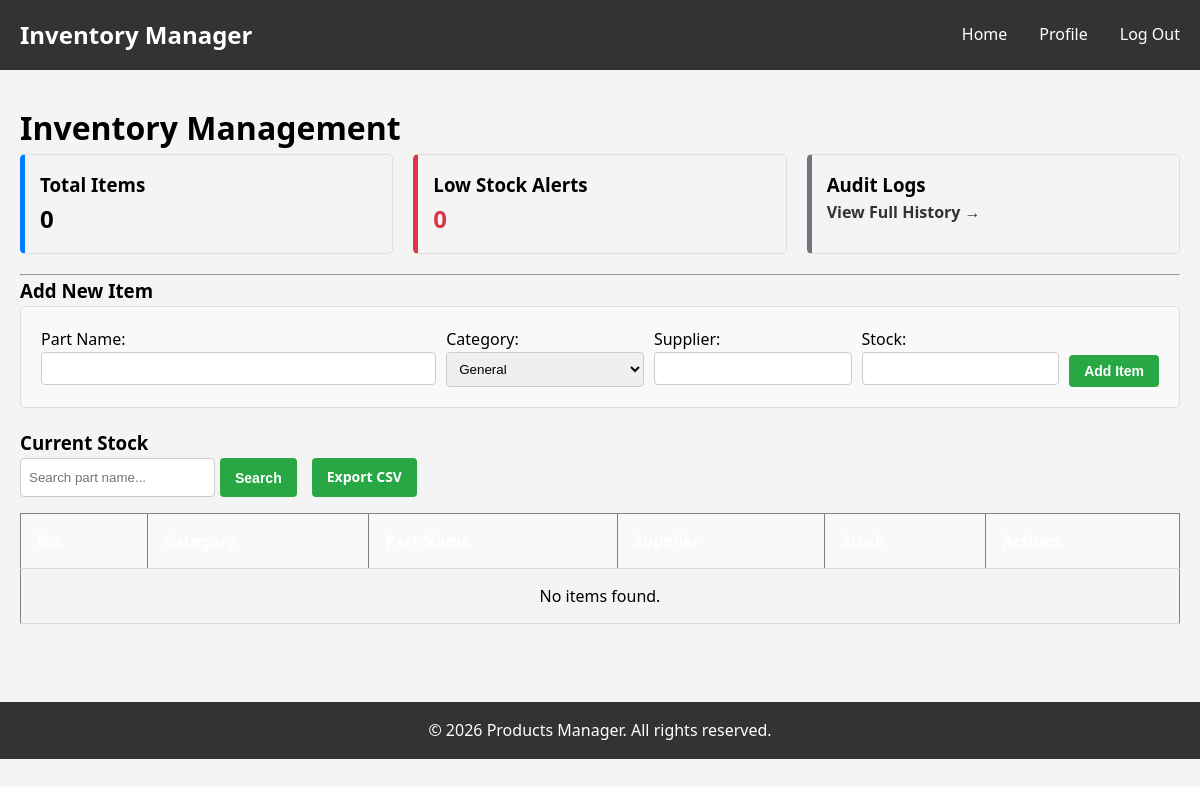
The page /pages/manage_inventory.php (signed in) on the database as committed earlier.
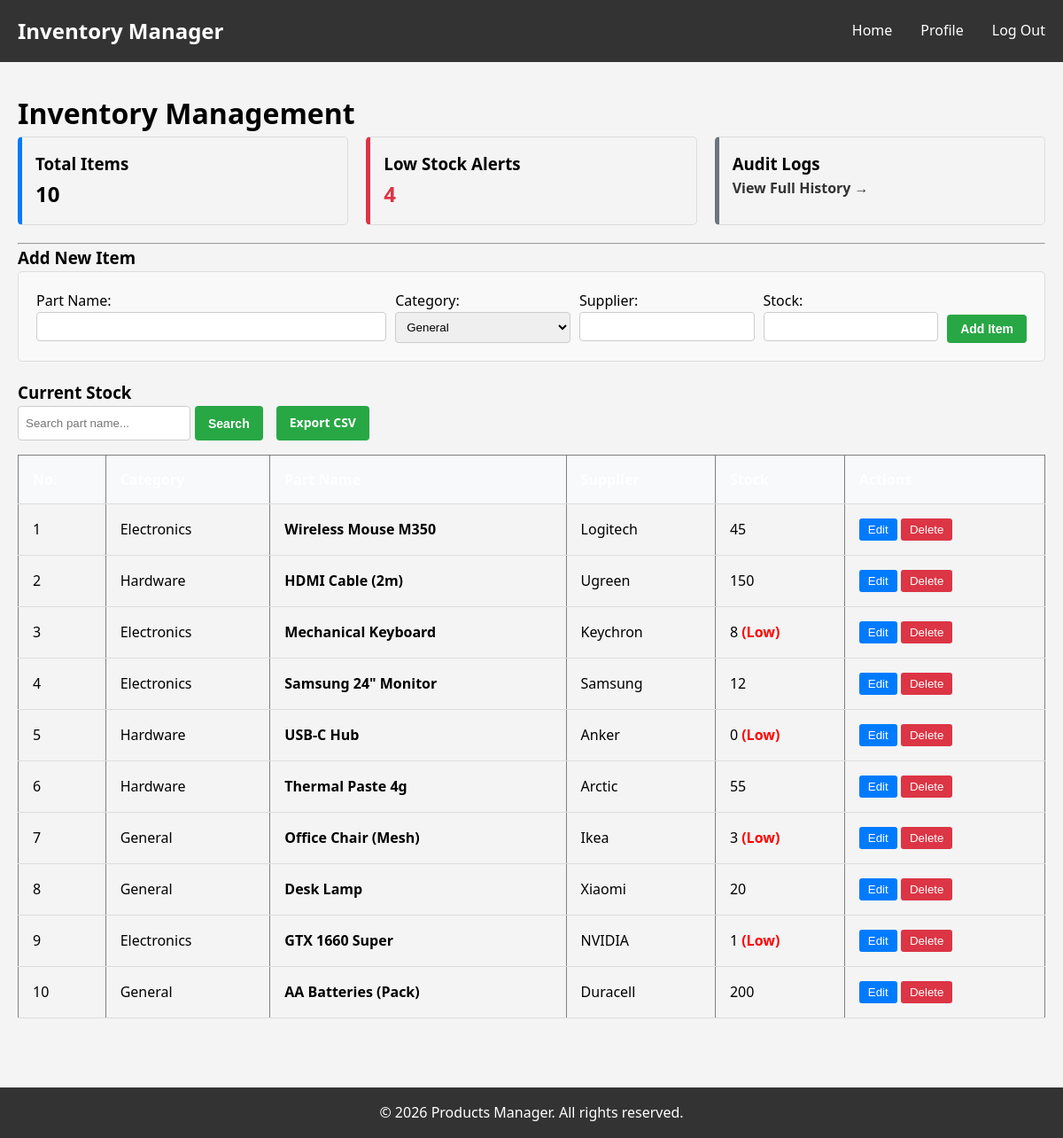
The same page on the database as committed later.
### tables this page shows
CREATE TABLE `inventory` (
    `id` INT AUTO_INCREMENT PRIMARY KEY,
    `part_name` VARCHAR(100) NOT NULL,
    `category` VARCHAR(50) DEFAULT 'General',
    `supplier` VARCHAR(100) DEFAULT 'Unknown',
    `stock_level` INT NOT NULL DEFAULT 0,
    `status` ENUM('active', 'obsolete') DEFAULT 'active',
    `is_deleted` TINYINT(1) DEFAULT 0, 
    `updated_at` TIMESTAMP DEFAULT CURRENT_TIMESTAMP ON UPDATE CURRENT_TIMESTAMP
);

### utils/inventory_logic.php (called while the page is built, shortened)
<?php
function getInventory($conn, $search = '') {
    $items = [];
    try {
        if (!empty($search)) {
            $stmt = $conn->prepare("SELECT * FROM inventory WHERE (part_name LIKE ? OR category LIKE ? OR id = ?) AND is_deleted = 0 ORDER BY id ASC");
            $searchTerm = "%$search%";
            $stmt->bind_param("sss", $searchTerm, $searchTerm, $search);
            $stmt->execute();
            $result = $stmt->get_result();
        } else {
            $result = $conn->query("SELECT * FROM inventory WHERE is_deleted = 0 ORDER BY id ASC");
        }
        while ($row = $result->fetch_assoc()) {
            $items[] = $row;
        }
        return $items;
    } catch (Exception $e) { return []; }
}
?>

### pages/manage_inventory.php (the view, shortened to what this page needs)
<?php
require_once '../config/config.php';
require_once '../utils/inventory_logic.php';
$searchTerm = $_GET['search'] ?? '';
$inventoryItems = getInventory($conn, $searchTerm);
$totalItems = count($inventoryItems);
$lowStockCount = 0;
foreach ($inventoryItems as $item) {
    if ($item['stock_level'] < 10) {
        $lowStockCount++;
    }
}
require_once '../includes/header.php';
?>
<link rel="stylesheet" href="../css/style.css">
<div class="container">
    <h1>Inventory Management</h1>
    <div style="display: flex; gap: 20px; margin-bottom: 20px;">
        <div style="flex: 1; padding: 15px; background: #f4f4f4; border: 1px solid #ddd; border-radius: 5px; border-left: 5px solid #007bff;">
            <h3>Total Items</h3>
            <p style="font-size: 24px; font-weight: bold; margin: 0;"><?php echo $totalItems; ?></p>
        </div>
        <div style="flex: 1; padding: 15px; background: #f4f4f4; border: 1px solid #ddd; border-radius: 5px; border-left: 5px solid #dc3545;">
            <h3>Low Stock Alerts</h3>
            <p style="font-size: 24px; font-weight: bold; margin: 0; color: #dc3545;"><?php echo $lowStockCount; ?></p>
        </div>
        <div style="flex: 1; padding: 15px; background: #f4f4f4; border: 1px solid #ddd; border-radius: 5px; border-left: 5px solid #6c757d;">
            <h3>Audit Logs</h3>
            <p><a href="view_audit_logs.php" style="text-decoration: none; color: #333; font-weight: bold;">View Full History &rarr;</a></p>
        </div>
    </div>
    <hr>
    <h3>Add New Item</h3>
    <form method="POST" action="" style="background: #f9f9f9; padding: 20px; border: 1px solid #ddd; margin-bottom: 20px; border-radius: 5px;">
        <div style="display: flex; gap: 10px; flex-wrap: wrap;">
            <div style="flex: 2;">
                <label>Part Name:</label><br>
                <input type="text" name="part_name" required style="width: 100%; padding: 8px; border: 1px solid #ccc; border-radius: 4px;">
            </div>
            <div style="flex: 1;">
                <label>Category:</label><br>
                <select name="category" style="width: 100%; padding: 8px; border: 1px solid #ccc; border-radius: 4px;">
                    <option>General</option>
                </select>
            </div>
            <div style="flex: 1;">
                <label>Supplier:</label><br>
                <input type="text" name="supplier" style="width: 100%; padding: 8px; border: 1px solid #ccc; border-radius: 4px;">
            </div>
            <div style="flex: 1;">
                <label>Stock:</label><br>
                <input type="number" name="quantity" required style="width: 100%; padding: 8px; border: 1px solid #ccc; border-radius: 4px;">
            </div>
            <div style="display: flex; align-items: flex-end;">
                <button type="submit" class="btn-green">Add Item</button>
            </div>
        </div>
    </form>
    <h3>Current Stock</h3>
    <form method="GET" style="margin-bottom: 10px; display: flex; gap: 5px;">
        <input type="text" name="search" placeholder="Search part name..." value="<?php echo htmlspecialchars($searchTerm); ?>" style="padding: 8px; border: 1px solid #ccc; border-radius: 4px;">
        <button type="submit" class="btn-green">Search</button>
        <a href="manage_inventory.php?export=true" class="btn-green" style="margin-left: 10px;">Export CSV</a>
    </form>
    <table border="1" cellpadding="10" cellspacing="0" style="width: 100%; border-collapse: collapse; margin-bottom: 30px;">
        <tr style="background: #333; color: white;">
            <th>No.</th>
            <th>Category</th>
            <th>Part Name</th>
            <th>Supplier</th>
            <th>Stock</th>
            <th>Actions</th>
        </tr>
        <?php if (count($inventoryItems) > 0): ?>
            <?php
                $rowNumber = 1;
            ?>
            <?php foreach ($inventoryItems as $item): ?>
                <tr style="border-bottom: 1px solid #eee;">
                    <td><?php echo $rowNumber++; ?></td>
                    <td><?php echo htmlspecialchars($item['category']); ?></td>
                    <td><b><?php echo htmlspecialchars($item['part_name']); ?></b></td>
                    <td><?php echo htmlspecialchars($item['supplier']); ?></td>
                    <td>
                        <?php echo $item['stock_level']; ?>
                        <?php if($item['stock_level'] < 10) echo " <span style='color:red; font-weight:bold;'>(Low)</span>"; ?>
                    </td>
                    <td>
                        <button onclick="alert('To edit, please delete and re-add.');" style="cursor: pointer; padding: 5px 10px; background: #007bff; color: white; border: none; border-radius: 3px;">Edit</button>
                        <form method="POST" style="display:inline;" onsubmit="return confirm('Delete this item?');">
                            <button style="cursor: pointer; padding: 5px 10px; background: #dc3545; color: white; border: none; border-radius: 3px;">Delete</button>
                        </form>
                    </td>
                </tr>
            <?php endforeach; ?>
        <?php else: ?>
            <tr><td colspan="6" style="text-align: center;">No items found.</td></tr>
        <?php endif; ?>
    </table>
</div>
<?php require_once '../includes/footer.php'; ?>

### includes/header.php
<nav class="navbar">
    <div class="container">
        <h1>Inventory Manager</h1>
        <ul>
            <?php if (isset($_SESSION["username"])): ?>
                <?php if ($_SESSION["role"] === "User"): ?>
                    <li><a href="<?php echo BASE_URL; ?>/pages/index_user.php">Home</a></li>
                <?php elseif ($_SESSION["role"] === "Admin"): ?>
                    <li><a href="<?php echo BASE_URL; ?>/pages/index_admin.php">Home</a></li>
                <?php endif; ?>
                <li><a href="<?php echo BASE_URL; ?>/pages/profile.php">Profile</a></li>
                <li><a href="<?php echo BASE_URL; ?>/pages/logout.php">Log Out</a></li>
            <?php endif; ?>
        </ul>
    </div>
</nav>

### includes/footer.php
<footer>
    <div class="container">
        <p>&copy; <?php echo date('Y'); ?> Products Manager. All rights reserved.</p>
    </div>
</footer>

### css/style.css (style rules this page uses)
* { margin: 0; padding: 0; box-sizing: border-box; }
.container { max-width: 1200px; width: 100%; margin: 0 auto; padding: 0 20px; }
.navbar { background-color: #333; color: white; padding: 1rem 0; margin-bottom: 2rem; width: 100%; }
.navbar .container { display: flex; justify-content: space-between; align-items: center; }
.navbar h1 { font-size: 1.5rem; }
.navbar ul { display: flex; list-style: none; gap: 2rem; }
.navbar a { color: white; text-decoration: none; transition: color 0.3s; }
footer { background-color: #333; color: white; text-align: center; padding: 1rem 0; margin-top: 3rem; width: 100%; }
table { width: 100%; border-collapse: collapse; margin-top: 1rem; }
table th, table td { padding: 1rem; text-align: left; border-bottom: 1px solid #ddd; }
table th { background-color: #f8f9fa; font-weight: bold; }

### pages/manage_inventory.php (style rules this page uses)
.btn-green { background-color: #28a745; color: white; border: none; padding: 8px 15px; border-radius: 4px; cursor: pointer; font-weight: bold; text-decoration: none; font-size: 14px; }

Rows that differ between the two databases and show on the page:
added inventory: category "Electronics", part_name "Wireless Mouse M350", supplier "Logitech", stock_level "45"
added inventory: category "Hardware", part_name "HDMI Cable (2m)", supplier "Ugreen", stock_level "150"
added inventory: category "Electronics", part_name "Mechanical Keyboard", supplier "Keychron", stock_level "8", shows "(Low)"
added inventory: category "Electronics", part_name "Samsung 24\" Monitor", supplier "Samsung", stock_level "12"
added inventory: category "Hardware", part_name "USB-C Hub", supplier "Anker", stock_level "0", shows "(Low)"
added inventory: category "Hardware", part_name "Thermal Paste 4g", supplier "Arctic", stock_level "55"
added inventory: category "General", part_name "Office Chair (Mesh)", supplier "Ikea", stock_level "3", shows "(Low)"
added inventory: category "General", part_name "Desk Lamp", supplier "Xiaomi", stock_level "20"
added inventory: category "Electronics", part_name "GTX 1660 Super", supplier "NVIDIA", stock_level "1", shows "(Low)"
added inventory: category "General", part_name "AA Batteries (Pack)", supplier "Duracell", stock_level "200"
Other text that changed with them:
$totalItems: "0" → "10"
$lowStockCount: "0" → "4"
text no longer shown: "No items found."
